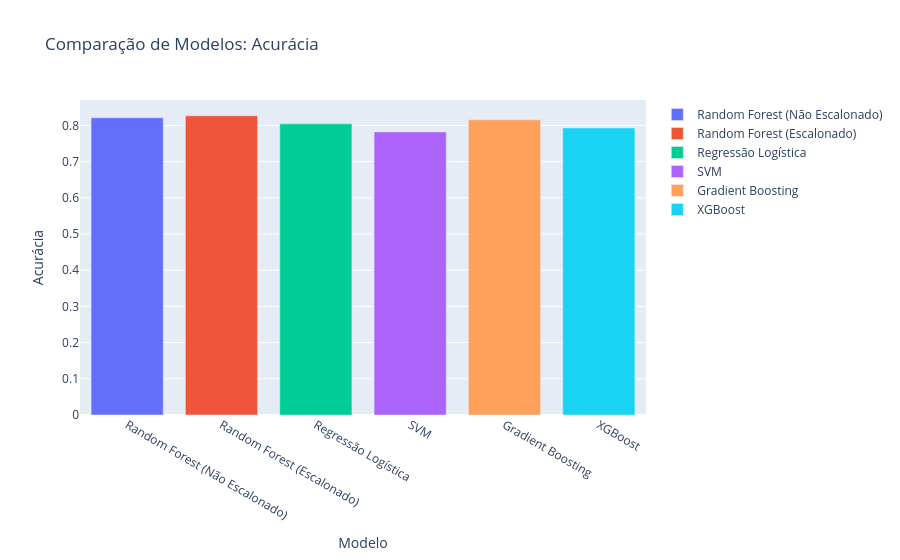

Here is the notebook cell this chart was saved with:
### Markdown cell above
## Passo 12: Criar um Gráfico Interativo para Comparar os Modelos
Para criar um gráfico interativo que permita selecionar múltiplos modelos:

Explicação: Este código cria um gráfico de barras interativo usando Plotly, onde cada barra representa a acurácia de um modelo específico. O gráfico permite selecionar múltiplas barras para comparar facilmente a performance dos modelos escolhidos.

### Code cell
import plotly.graph_objects as go

# Criar figura com múltiplos subplots
fig = go.Figure()

# Adicionar barras para cada modelo
for index, row in df_resultados.iterrows():
    fig.add_trace(go.Bar(
        x=[row['Modelo']],
        y=[row['Acurácia']],
        name=row['Modelo']
    ))

# Atualizar layout do gráfico
fig.update_layout(
    title='Comparação de Modelos: Acurácia',
    xaxis_title='Modelo',
    yaxis_title='Acurácia',
    barmode='group',
    bargap=0.15,
    bargroupgap=0.1,
    showlegend=True
)

# Exibir o gráfico interativo
fig.show()

### Figure 1 — Plotly figure (JSON) as saved in the notebook; plotly's stock layout.template omitted (floating-point values rounded to 4 significant figures)
{"data": [{"name": "Random Forest (Não Escalonado)", "type": "bar", "x": ["Random Forest (Não Escalonado)"], "y": [0.8212]}, {"name": "Random Forest (Escalonado)", "type": "bar", "x": ["Random Forest (Escalonado)"], "y": [0.8268]}, {"name": "Regressão Logística", "type": "bar", "x": ["Regressão Logística"], "y": [0.8045]}, {"name": "SVM", "type": "bar", "x": ["SVM"], "y": [0.7821]}, {"name": "Gradient Boosting", "type": "bar", "x": ["Gradient Boosting"], "y": [0.8156]}, {"name": "XGBoost", "type": "bar", "x": ["XGBoost"], "y": [0.7933]}], "layout": {"bargap": 0.15, "bargroupgap": 0.1, "barmode": "group", "showlegend": true, "title": {"text": "Comparação de Modelos: Acurácia"}, "xaxis": {"title": {"text": "Modelo"}}, "yaxis": {"title": {"text": "Acurácia"}}}}
